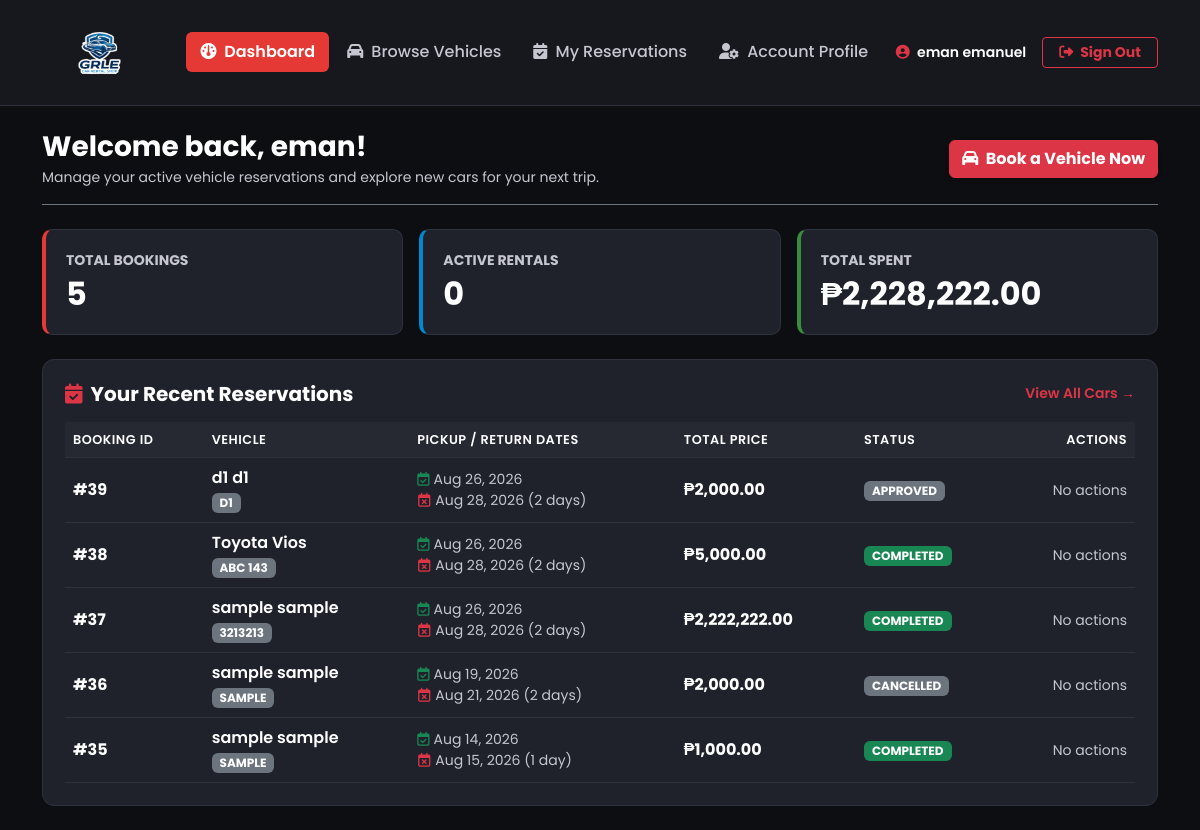
The app's page /customer/customer_dashboard.php (signed in) with its own data.
### tables this page shows
CREATE TABLE `users` (
  `user_id` int(11) NOT NULL,
  `role` enum('admin','driver','customer') NOT NULL DEFAULT 'customer',
  `first_name` varchar(50) NOT NULL,
  `last_name` varchar(50) NOT NULL,
  `email` varchar(100) NOT NULL,
  `password_hash` varchar(255) NOT NULL,
  `phone` varchar(20) NOT NULL,
  `status` enum('pending','active','inactive','banned') NOT NULL DEFAULT 'pending',
  `created_at` timestamp NOT NULL DEFAULT current_timestamp(),
  `updated_at` timestamp NOT NULL DEFAULT current_timestamp() ON UPDATE current_timestamp()
);

CREATE TABLE `bookings` (
  `booking_id` int(11) NOT NULL,
  `user_id` int(11) NOT NULL,
  `vehicle_id` int(11) NOT NULL,
  `driver_id` int(11) DEFAULT NULL,
  `pickup_date` datetime NOT NULL,
  `pickup_time` time DEFAULT '08:00:00',
  `return_date` datetime NOT NULL,
  `return_time` time DEFAULT '17:00:00',
  `pickup_latitude` decimal(10,8) DEFAULT NULL,
  `pickup_longitude` decimal(11,8) DEFAULT NULL,
  `total_price` decimal(10,2) NOT NULL,
  `status` enum('pending','approved','ongoing','completed','cancelled') NOT NULL DEFAULT 'pending',
  `created_at` timestamp NOT NULL DEFAULT current_timestamp()
);

CREATE TABLE `vehicles` (
  `vehicle_id` int(11) NOT NULL,
  `brand` varchar(50) NOT NULL,
  `model_name` varchar(50) NOT NULL,
  `year` int(11) NOT NULL,
  `plate_number` varchar(20) NOT NULL,
  `category` enum('sedan','suv','van','luxury','truck') NOT NULL DEFAULT 'sedan',
  `capacity` int(11) NOT NULL DEFAULT 5,
  `transmission` varchar(20) NOT NULL DEFAULT 'Automatic',
  `daily_rate` decimal(10,2) NOT NULL,
  `status` enum('available','booked','maintenance','out_of_service') NOT NULL DEFAULT 'available',
  `current_mileage` int(11) NOT NULL DEFAULT 0,
  `image_url` varchar(255) DEFAULT NULL,
  `created_at` timestamp NOT NULL DEFAULT current_timestamp()
);

### customer/customer_dashboard.php (the view, shortened to what this page needs)
<?php
require_once '../db.php';
$user_id = $_SESSION['user_id'];
try {
    $userStmt = $pdo->prepare("SELECT first_name, last_name, email, phone FROM users WHERE user_id = :id");
    $userStmt->execute([':id' => $user_id]);
    $customer = $userStmt->fetch(PDO::FETCH_ASSOC);
    $statsStmt = $pdo->prepare("
        SELECT
            COUNT(*) as total_bookings,
            SUM(CASE WHEN status = 'pending' THEN 1 ELSE 0 END) as pending_bookings,
            SUM(CASE WHEN status = 'confirmed' THEN 1 ELSE 0 END) as active_bookings,
            SUM(CASE WHEN status IN ('confirmed', 'completed') THEN total_price ELSE 0 END) as total_spent
        FROM bookings
        WHERE user_id = :user_id
    ");
    $statsStmt->execute([':user_id' => $user_id]);
    $stats = $statsStmt->fetch(PDO::FETCH_ASSOC);
    $bookingsStmt = $pdo->prepare("
        SELECT
            b.*,
            v.brand, v.model_name, v.plate_number
        FROM bookings b
        LEFT JOIN vehicles v ON b.vehicle_id = v.vehicle_id
        WHERE b.user_id = :user_id
        ORDER BY b.booking_id DESC
    ");
    $bookingsStmt->execute([':user_id' => $user_id]);
    $bookings = $bookingsStmt->fetchAll(PDO::FETCH_ASSOC);
} catch (PDOException $e) {
    die("Database Error: " . $e->getMessage());
}
?>
<!DOCTYPE html>
<html lang="en">
<head>
    <link href="https://cdn.jsdelivr.net/npm/bootstrap@5.3.2/dist/css/bootstrap.min.css" rel="stylesheet">
    <link href="https://cdnjs.cloudflare.com/ajax/libs/font-awesome/6.4.0/css/all.min.css" rel="stylesheet">
</head>
<body>
    <nav class="navbar navbar-expand-lg navbar-dark navbar-custom sticky-top py-3">
        <div class="container">
            <a class="navbar-brand d-flex align-items-center text-white" href="customer_dashboard.php">
                <img src="../logo.png" alt="GRLE Car Rental Shop" class="brand-logo-image">
            </a>
            <div class="collapse navbar-collapse justify-content-between" id="navbarNav">
                <ul class="navbar-nav mx-auto gap-1">
                    <li class="nav-item">
                        <a href="customer_dashboard.php" class="nav-link nav-link-custom active">
                            <i class="fa-solid fa-gauge me-1"></i> Dashboard
                        </a>
                    </li>
                    <li class="nav-item">
                        <a href="browse_vehicles.php" class="nav-link nav-link-custom">
                            <i class="fa-solid fa-car me-1"></i> Browse Vehicles
                        </a>
                    </li>
                    <li class="nav-item">
                        <a href="my_bookings.php" class="nav-link nav-link-custom">
                            <i class="fa-solid fa-calendar-check me-1"></i> My Reservations
                        </a>
                    </li>
                    <li class="nav-item">
                        <a href="profile.php" class="nav-link nav-link-custom">
                            <i class="fa-solid fa-user-gear me-1"></i> Account Profile
                        </a>
                    </li>
                </ul>
                <div class="d-flex align-items-center gap-3 mt-3 mt-lg-0">
                    <span class="text-white small fw-semibold">
                        <i class="fa-solid fa-user-circle text-danger me-1"></i> <?= htmlspecialchars(($customer['first_name'] ?? 'Valued') . ' ' . ($customer['last_name'] ?? 'Customer')) ?>
                    </span>
                    <a href="logout.php" class="btn btn-outline-danger btn-sm fw-bold px-3">
                        <i class="fa-solid fa-right-from-bracket me-1"></i> Sign Out
                    </a>
                </div>
            </div>
        </div>
    </nav>
    <div class="container py-4">
        <div class="d-flex flex-column flex-md-row align-items-md-center justify-content-between mb-4 pb-3 border-bottom border-secondary gap-3">
            <div>
                <h3 class="fw-bold mb-1 text-white">Welcome back, <?= htmlspecialchars($customer['first_name'] ?? 'Customer') ?>!</h3>
                <p class="text-contrast-muted small mb-0">Manage your active vehicle reservations and explore new cars for your next trip.</p>
            </div>
            <div>
                <a href="browse_vehicles.php" class="btn btn-danger fw-bold shadow-sm">
                    <i class="fas fa-car me-1"></i> Book a Vehicle Now
                </a>
            </div>
        </div>
        <div class="row g-3 mb-4">
            <div class="col-12 col-sm-6 col-xl-4">
                <div class="stat-card">
                    <span class="text-contrast-muted small fw-bold text-uppercase d-block">Total Bookings</span>
                    <h2 class="fw-bold text-white mb-0 mt-1"><?= number_format($stats['total_bookings'] ?? 0) ?></h2>
                </div>
            </div>
            <div class="col-12 col-sm-6 col-xl-4">
                <div class="stat-card" style="border-left-color: #0288d1;">
                    <span class="text-contrast-muted small fw-bold text-uppercase d-block">Active Rentals</span>
                    <h2 class="fw-bold text-white mb-0 mt-1"><?= number_format($stats['active_bookings'] ?? 0) ?></h2>
                </div>
            </div>
            <div class="col-12 col-sm-6 col-xl-4">
                <div class="stat-card" style="border-left-color: #388e3c;">
                    <span class="text-contrast-muted small fw-bold text-uppercase d-block">Total Spent</span>
                    <h2 class="fw-bold text-white mb-0 mt-1">₱<?= number_format($stats['total_spent'] ?? 0, 2) ?></h2>
                </div>
            </div>
        </div>
        <div class="content-panel">
            <div class="d-flex align-items-center justify-content-between mb-3">
                <h5 class="fw-bold text-white mb-0"><i class="fas fa-calendar-check text-danger me-2"></i>Your Recent Reservations</h5>
                <a href="browse_vehicles.php" class="small text-danger text-decoration-none fw-semibold">View All Cars &rarr;</a>
            </div>
            <?php if (empty($bookings)): ?>
                <div class="text-center py-5 text-contrast-muted">
                    <i class="fa-solid fa-car-side fa-3x mb-3 d-block text-secondary"></i>
                    <h6 class="text-white fw-bold">No reservations found</h6>
                    <p class="small mb-3">You haven't booked any vehicles yet. Explore our fleet and start your journey today!</p>
                    <a href="browse_vehicles.php" class="btn btn-danger btn-sm fw-bold">Browse Available Vehicles</a>
                </div>
            <?php else: ?>
                <div class="table-responsive">
                    <table class="table table-custom align-middle mb-0">
                        <thead>
                            <tr>
                                <th>Booking ID</th>
                                <th>Vehicle</th>
                                <th>Pickup / Return Dates</th>
                                <th>Total Price</th>
                                <th>Status</th>
                                <th class="text-end">Actions</th>
                            </tr>
                        </thead>
                        <tbody>
                            <?php foreach ($bookings as $b): ?>
                                <?php
                                    $pickup = new DateTime($b['pickup_date']);
                                    $return = new DateTime($b['return_date']);
                                    $days   = $pickup->diff($return)->days ?: 1;
                                    $badge_class = [
                                        'pending'   => 'bg-warning text-dark',
                                        'confirmed' => 'bg-primary',
                                        'completed' => 'bg-success',
                                        'cancelled' => 'bg-secondary'
                                    ][$b['status']] ?? 'bg-secondary';
                                ?>
                                <tr>
                                    <td class="fw-bold text-danger">#<?= $b['booking_id'] ?></td>
                                    <td>
                                        <span class="fw-semibold text-white d-block"><?= htmlspecialchars(($b['brand'] ?? 'N/A') . ' ' . ($b['model_name'] ?? '')) ?></span>
                                        <span class="badge bg-secondary text-uppercase fs-8"><?= htmlspecialchars($b['plate_number'] ?? 'N/A') ?></span>
                                    </td>
                                    <td>
                                        <div class="small text-contrast-muted">
                                            <i class="fa-regular fa-calendar-check text-success me-1"></i><?= date('M d, Y', strtotime($b['pickup_date'])) ?><br>
                                            <i class="fa-regular fa-calendar-xmark text-danger me-1"></i><?= date('M d, Y', strtotime($b['return_date'])) ?>
                                            <span>(<?= $days ?> <?= $days > 1 ? 'days' : 'day' ?>)</span>
                                        </div>
                                    </td>
                                    <td class="fw-bold text-success">
                                        ₱<?= number_format($b['total_price'], 2) ?>
                                    </td>
                                    <td>
                                        <span class="badge <?= $badge_class ?> text-uppercase fs-8 px-2 py-1">
                                            <?= htmlspecialchars($b['status']) ?>
                                        </span>
                                    </td>
                                    <td class="text-end">
                                        <?php if (in_array($b['status'], ['pending', 'confirmed'])): ?>
                                            <button type="button" class="btn btn-sm btn-outline-danger px-2 py-1"
                                                    data-bs-toggle="modal"
                                                    data-bs-target="#cancelBookingModal"
                                                    data-id="<?= $b['booking_id'] ?>">
                                                <i class="fa-solid fa-ban me-1"></i> Cancel
                                            </button>
                                        <?php else: ?>
                                            <span class="text-contrast-muted small">No actions</span>
                                        <?php endif; ?>
                                    </td>
                                </tr>
                            <?php endforeach; ?>
                        </tbody>
                    </table>
                </div>
            <?php endif; ?>
        </div>
    </div>
</body>
</html>

### customer/customer_dashboard.php (style rules this page uses)
:root { --bg-body: #0d0e12; --bg-surface: #16181e; --bg-card: #1f222b; --border-color: #2e323e; --text-primary: #ffffff; --text-muted: #c5c6d0; --grle-red: #e53935; --grle-red-hover: #c62828; }
body { font-family: 'Poppins', sans-serif; background-color: var(--bg-body); color: var(--text-primary); min-height: 100vh; }
.navbar-custom { background-color: var(--bg-surface); border-bottom: 1px solid var(--border-color); }
.navbar-brand { font-weight: 700; letter-spacing: 0.5px; }
.brand-logo-image { display: block; width: 115px; height: auto; }
.nav-link-custom { color: var(--text-muted) !important; font-weight: 500; padding: 8px 14px !important; border-radius: 6px; transition: all 0.2s ease-in-out; }
.nav-link-custom.active { color: #ffffff !important; background-color: var(--grle-red) !important; font-weight: 600; }
.text-contrast-muted { color: var(--text-muted) !important; }
.stat-card { background-color: var(--bg-card); border: 1px solid var(--border-color); border-left: 4px solid var(--grle-red); border-radius: 10px; padding: 20px; }
.content-panel { background-color: var(--bg-card); border: 1px solid var(--border-color); border-radius: 12px; padding: 22px; }
.table-custom { --bs-table-bg: transparent !important; --bs-table-color: #ffffff !important; --bs-table-hover-bg: rgba(255, 255, 255, 0.05) !important; background-color: transparent !important; color: #ffffff !important; }
.table-custom tr, .table-custom th, .table-custom td { background-color: transparent !important; color: #ffffff !important; border-bottom: 1px solid var(--border-color) !important; }
.table-custom th { color: #ffffff !important; font-weight: 600; text-transform: uppercase; font-size: 0.8rem; letter-spacing: 0.5px; background-color: rgba(255, 255, 255, 0.03) !important; }
.table-custom td small, .table-custom td .text-muted, .table-custom td .text-contrast-muted { color: var(--text-muted) !important; }

### records on screen
users: first_name+last_name "eman emanuel", first_name "eman"
bookings: booking_id "39", vehicle.model_name "d1 d1", vehicle.plate_number "D1", pickup_date "Aug 26, 2026", return_date "Aug 28, 2026", days "2", total_price "2,000.00", status "APPROVED", shows "No actions"
bookings: booking_id "38", vehicle.model_name "Toyota Vios", vehicle.plate_number "ABC 143", pickup_date "Aug 26, 2026", return_date "Aug 28, 2026", days "2", total_price "5,000.00", status "COMPLETED", shows "No actions"
bookings: booking_id "37", vehicle.model_name "sample sample", vehicle.plate_number "3213213", pickup_date "Aug 26, 2026", return_date "Aug 28, 2026", days "2", total_price "2,222,222.00", status "COMPLETED", shows "No actions"
bookings: booking_id "36", vehicle.model_name "sample sample", vehicle.plate_number "SAMPLE", pickup_date "Aug 19, 2026", return_date "Aug 21, 2026", days "2", total_price "2,000.00", status "CANCELLED", shows "No actions"
bookings: booking_id "35", vehicle.model_name "sample sample", vehicle.plate_number "SAMPLE", pickup_date "Aug 14, 2026", return_date "Aug 15, 2026", days "1", total_price "1,000.00", status "COMPLETED", shows "No actions"

### other values on screen
$stats['total_bookings'] "5"
$stats['active_bookings'] "0"
$stats['total_spent'] "2,228,222.00"
